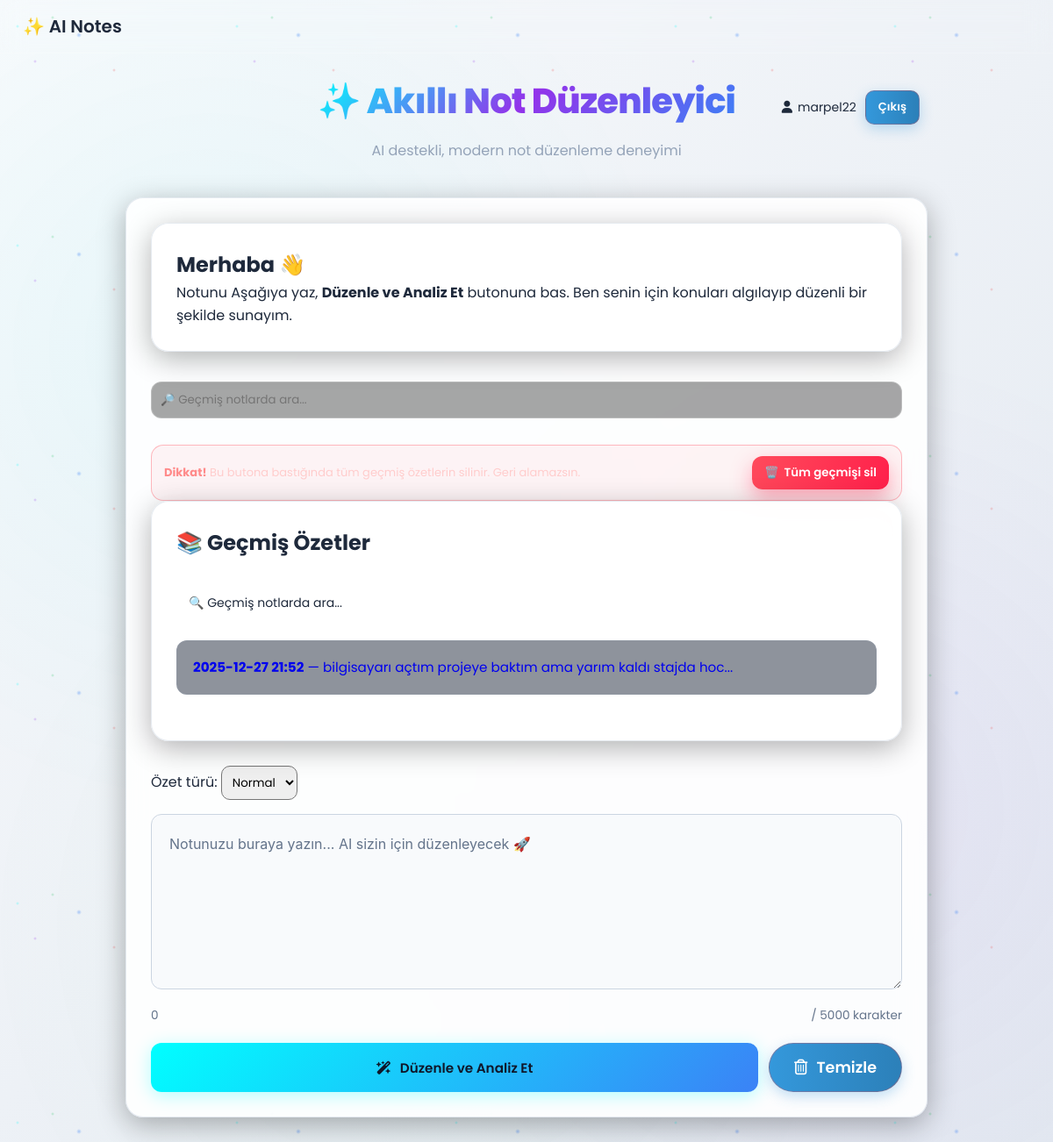
The page / (signed in) on the database its author committed.
### tables this page shows
CREATE TABLE summaries (
            id INTEGER PRIMARY KEY AUTOINCREMENT,
            user_id INTEGER,
            note TEXT,
            summary TEXT,
            created_at TEXT
        );

### app.py (the view, shortened to what this page needs)
@app.route("/", methods=["GET", "POST"])
def index():
    sonuc = None
    query = request.args.get("q", "")
    summaries = []
    if "user_id" in session:
        user_id = session["user_id"]
        if query:
            summaries = search_summaries(user_id, query)
        else:
            summaries = get_summaries(user_id)
    return render_template(
        "index.html",
        sonuc=sonuc,
        summaries=summaries,
        query=query
    )

### database.py (called while the page is built)
def get_db():
    conn = sqlite3.connect(DB_NAME)
    conn.row_factory = sqlite3.Row
    return conn

def get_summaries(user_id):
    conn = get_db()
    cursor = conn.execute(
        "SELECT * FROM summaries WHERE user_id = ? ORDER BY id DESC",
        (user_id,)
    )
    return cursor.fetchall()

### templates/index.html (shortened to what this page needs)
{% extends "layout.html" %}
{% block content %}
<!DOCTYPE html>
<html lang="tr">
<head>
    <link rel="stylesheet" href="{{ url_for('static', filename='style.css') }}">
    <link rel="stylesheet" href="https://cdnjs.cloudflare.com/ajax/libs/font-awesome/6.5.1/css/all.min.css">
    <link rel="stylesheet" href="https://cdnjs.cloudflare.com/ajax/libs/font-awesome/6.5.1/css/brands.min.css">
    <link rel="stylesheet" href="https://cdnjs.cloudflare.com/ajax/libs/font-awesome/6.5.1/css/all.min.css">
</head>
<body>
<div class="app">
    <header>
        <h1>✨ Akıllı Not Düzenleyici</h1>
        <p>AI destekli, modern not düzenleme deneyimi</p>
        <div class="auth-area">
            {% if session.get("user_id") %}
                <span class="username">
                    <i class="fas fa-user"></i>
                    {{ session.get("username") }}
                </span>
                <a href="/logout" class="secondary-btn small-btn">Çıkış</a>
            {% else %}
                <a href="/login" class="secondary-btn small-btn">Giriş Yap</a>
                <a href="/register" class="primary-btn small-btn">Kayıt Ol</a>
            {% endif %}
        </div>
    </header>
    <div class="panel input-panel">
        {% if not sonuc %}
        <div class="panel welcome-panel">
            <h2>Merhaba 👋</h2>
            <p>
                Notunu Aşağıya yaz, <strong>Düzenle ve Analiz Et</strong> butonuna bas.
                Ben senin için konuları algılayıp düzenli bir şekilde sunayım.
            </p>
        </div>
        {% endif %}
        <form method="get" action="/search">
    <input
        type="text"
        name="q"
        placeholder="🔎 Geçmiş notlarda ara..."
        style="width: 100%; padding: 10px; margin-bottom: 12px;"
    >
</form>
<div class="danger-zone">
    <div>
        <strong>Dikkat!</strong> Bu butona bastığında tüm geçmiş özetlerin silinir. Geri alamazsın.
    </div>
    <form method="post" action="/summary/delete_all"
          onsubmit="return confirm('Tüm özetler kalıcı olarak silinecek. Emin misin?')">
        <button class="btn-danger" type="submit">
            <span class="icon">🗑️</span>
            Tüm geçmişi sil
        </button>
    </form>
</div>
{% if summaries %}
<div class="panel result-panel">
    <h2>📚 Geçmiş Özetler</h2>
    <form method="get" class="search-bar">
        <input
            type="text"
            name="q"
            placeholder="🔍 Geçmiş notlarda ara..."
            value="{{ query }}"
        >
    </form>
    <ul class="result-list">
        {% for s in summaries %}
        <li class="result-item">
            <a href="/summary/{{ s['id'] }}" class="item-text">
                <strong>{{ s['created_at'][:16] }}</strong> —
                {{ s['note'][:60] }}...
            </a>
        </li>
        {% endfor %}
    </ul>
</div>
{% endif %}
<div style="margin: 10px 0;">
    <label>Özet türü:</label>
    <select name="mode" style="padding: 8px; border-radius: 10px;">
        <option value="normal" selected>Normal</option>
    </select>
</div>
        <form method="post" id="noteForm">
            <div class="textarea-wrapper">
                <textarea
                    name="note"
                    id="noteInput"
                    placeholder="Notunuzu buraya yazın... AI sizin için düzenleyecek 🚀"
                    required
                    maxlength="5000"></textarea>
                <div class="char-count">
                    <span id="charCounter">0</span> / 5000 karakter
                </div>
            </div>
            <div class="button-group">
                <button type="submit" class="primary-btn">
                    <span class="btn-icon">
                        <i class="fa-solid fa-wand-magic-sparkles"></i>
                    </span>
                    <span class="btn-text">Düzenle ve Analiz Et</span>
                </button>
                <button type="button" class="secondary-btn" id="clearBtn">
                    <span class="btn-icon">
                        <i class="fa-regular fa-trash-can"></i>
                    </span>
                    <span class="btn-text">Temizle</span>
                </button>
            </div>
        </form>
    </div>
</div>
</body>
</html>
{% endblock %}

### templates/layout.html (shortened to what this page needs)
<!DOCTYPE html>
<html lang="tr">
<head>
</head>
<body>
<nav>
    <h1>✨ AI Notes</h1>
</nav>
<div class="page">
    {% block content %}
    {% endblock %}
</div>
</body>
</html>

### templates/layout.html (style rules this page uses)
* { box-sizing: border-box; font-family: "Poppins", sans-serif; }
body { margin: 0; min-height: 100vh; background: linear-gradient(135deg, #0f0c29, #302b63, #24243e); color: #e6ebf4; }
nav { display: flex; justify-content: space-between; align-items: center; padding: 14px 26px; background: rgba(255, 255, 255, .05); border-bottom: 1px solid rgba(255,255,255,.15); backdrop-filter: blur(14px); }
nav h1 { margin: 0; font-size: 20px; font-weight: 600; }
.page { max-width: 980px; margin: 22px auto 45px; padding: 0 18px; }
input, textarea { width: 100%; margin-top: 6px; border-radius: 12px; border: 1px solid rgba(255,255,255,.25); background: rgba(0,0,0,.35); color: white; padding: 10px; }
.danger-zone { margin-top: 18px; padding: 12px 14px; border-radius: 14px; background: rgba(255, 71, 87, 0.06); border: 1px solid rgba(255, 71, 87, 0.35); display: flex; justify-content: space-between; align-items: center; gap: 8px; font-size: 13px; color: rgba(255, 200, 200, 0.9); }
.danger-zone strong { color: #ff8a8a; }

### rows shown on the page
summaries: created_at "2025-12-27 21:52", note "bilgisayarı açtım projeye baktım ama yarım kaldı stajda hoc"

### other values the page prints
{{ session.get("username") }} "marpel22"
